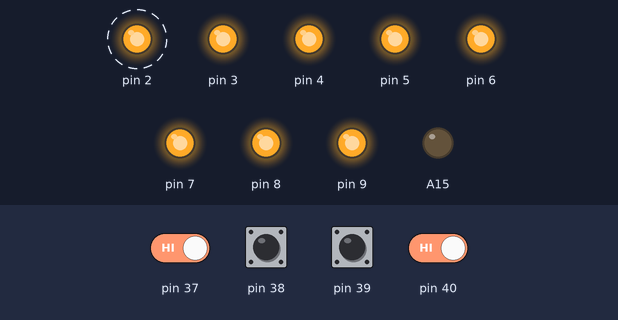
Recording of a sketch running on a simulated Arduino Mega 2560, built with avr-gcc and run on an emulated ATmega2560. Parts: output pins drawn as LEDs (lit = HIGH). Dashed ring = blinking. The test bench sets the inputs (shaded band); at power-on: pin 37–40 HIGH.

Above: at 1.2 s.
1.3 s: pin 37 driven LOW and pin 40 driven LOW
At 2.4 s:
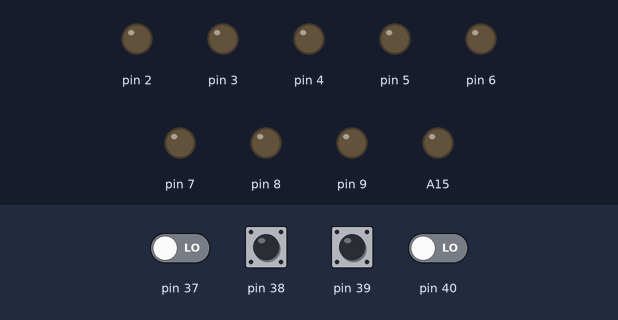
2.8 s: pin 37 driven HIGH
At 3.32 s:
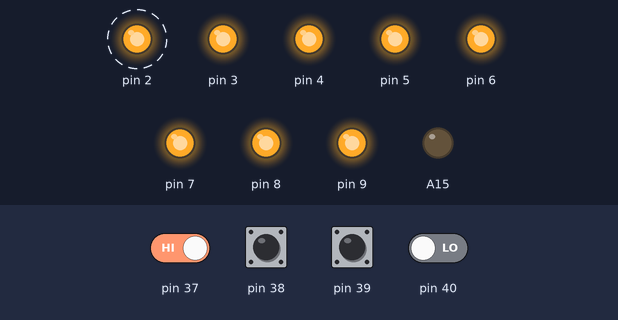
5.8 s: pin 37 driven LOW
At 6.9 s:
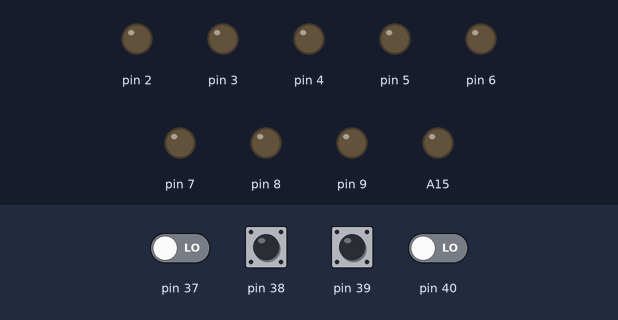
7.3 s: pin 38 pulled LOW for 1 s
At 7.82 s:
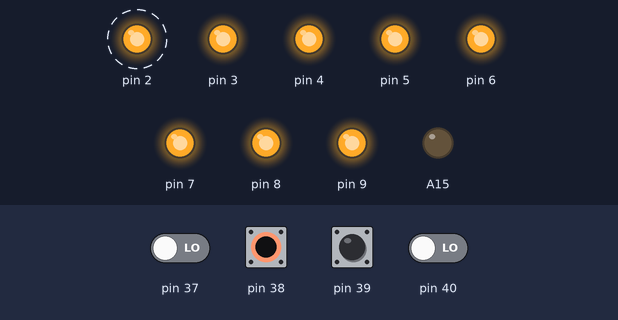
9.8 s: pin 40 driven HIGH
At 10.33 s:
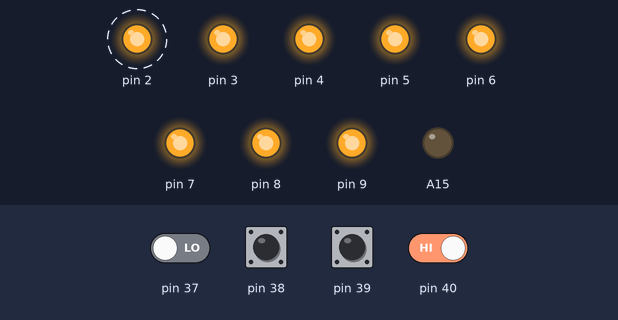
Timing chart, 0 to 13.8 s (numbered marks = the images above; inputs shaded):
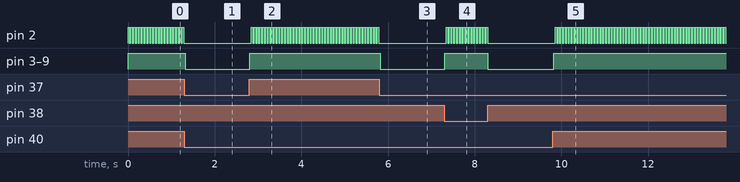

Measured:
- after the input at 1.3 s, pin 2: stops changing and stays LOW; pin 3–9: HIGH → LOW at once
- after the input at 2.8 s, pin 2: alternates HIGH for 0.03 s and LOW for 0.03 s, starting at once; pin 3–9: LOW → HIGH at once
- after the input at 5.8 s, pin 2: stops changing and stays LOW; pin 3–9: HIGH → LOW at once
- after the input at 7.3 s, pin 2: alternates HIGH for 0.03 s and LOW for 0.03 s, 30 changes in all, then stays LOW, starting at once; pin 3–9: LOW → HIGH at once, → LOW 0.99 s later
- after the input at 9.8 s, pin 2: alternates HIGH for 0.03 s and LOW for 0.03 s, starting after 0.06 s; pin 3–9: LOW → HIGH at once
- by itself, pin 2: alternates HIGH for 0.03 s and LOW for 0.03 s

The sketch:

LAB_3_1_S.ino
```cpp
int BASE = 2, BASE1 = 37, key[4] = {0, 1, 1, 0}, cri = 0, state = 1;
void setup() {
  for (int i = 0; i < 8; i ++) {
    pinMode(i + BASE, OUTPUT);
    if (i < 4)
      pinMode(i + BASE1, INPUT_PULLUP);
  }
  pinMode(A15, OUTPUT);
  digitalWrite(A15, LOW);
}


void loop(){
  cri = 0;
  for (int x = 0; x < 4; x++)
    cri += (key[x] == digitalRead(x + 37)) ? 0 : 1;
  for (int i = BASE; i < BASE + 8; i ++)
    digitalWrite(i, cri);
  digitalWrite( 2, (cri * state ));
  state = state ? 0 : 1;
  delay(1000 / 30);
}
```
